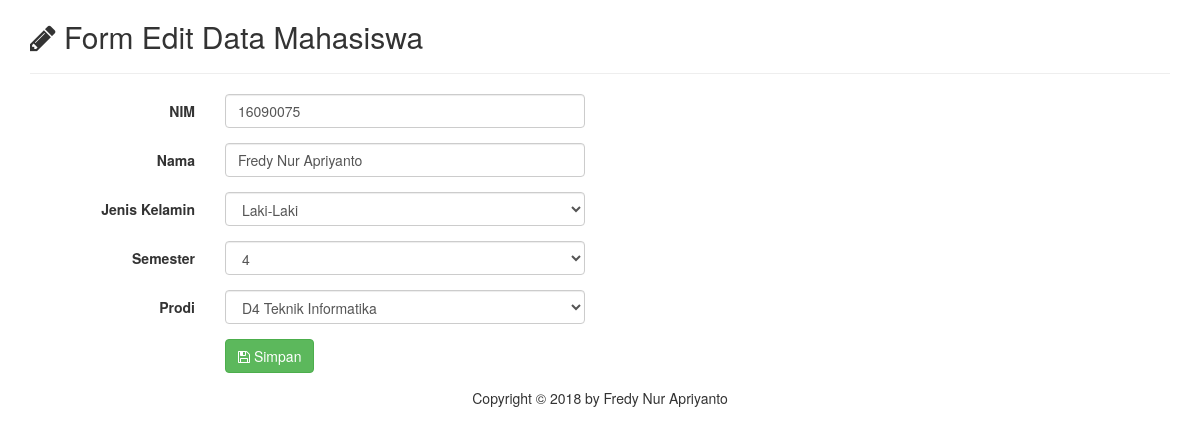
/form-edit.php?nim=16090075, run on the app's committed database.
### tables this page shows
CREATE TABLE `mahasiswa` (
  `nim` varchar(8) NOT NULL,
  `nama` varchar(100) NOT NULL,
  `jenis_kelamin` varchar(9) NOT NULL,
  `semester` int(1) NOT NULL,
  `prodi` varchar(50) NOT NULL
);

### form-edit.php (the view, shortened to what this page needs)
<?php
    if($_GET['nim']!=null){
        $nim = $_GET['nim'];
        $koneksiObj = new Koneksi();
        $koneksi = $koneksiObj->getKoneksi();
        $query = "select * from mahasiswa where nim='$nim'";
        $data = $koneksi->query($query);
    }
?>
<?php
    include_once('template/head.php');
?>
<body>
    <?php
        if($data->num_rows <= 0){
            echo "Data tidak ditemukan";
        } else{
            while($row = $data->fetch_assoc()){
                $nim    = $row['nim'];
                $nama   = $row['nama'];
                $jl     = $row['jenis_kelamin'];
                $smt    = $row['semester'];
                $prodi  = $row['prodi'];
            }
        }
    ?>
    <div class="row">
        <div class="container">
        <h2><i class="fa fa-pencil"></i> Form Edit Data Mahasiswa</h2>
        <hr>
        <form class="form-horizontal" method="post" action="update.php">
            <div class="form-group">
                <label for="nim" class="col-sm-2 control-label">NIM</label>
                <div class="col-sm-4">
                <input type="text" class="form-control" id="nim" name="nim" placeholder="nim" value="<?php echo $nim;?>">
                </div>
            </div>
            <div class="form-group">
                <label for="nama" class="col-sm-2 control-label">Nama</label>
                <div class="col-sm-4">
                <input type="text" class="form-control" id="nama" name="nama" placeholder="Nama" value="<?php echo $nama;?>">
                </div>
            </div>
            <div class="form-group">
                <label for="jl" class="col-sm-2 control-label">Jenis Kelamin</label>
                <div class="col-sm-4">
                <select name="jl" class="form-control">
                    <option value="Laki-Laki" <?php echo $jl=='Laki-Laki'? 'selected':''; ?>>Laki-Laki</option>
                </select>
                </div>
            </div>
            <div class="form-group">
                <label for="smt" class="col-sm-2 control-label">Semester</label>
                <div class="col-sm-4">
                    <select name="smt" class="form-control">
                        <?php
                            for($i=1;$i<=8;$i++){ ?>
                                <option value="<?php echo $i;?>" <?php echo $smt==$i ? 'selected':'';?>><?php echo $i;?></option>
                        <?php  } ?>
                    </select>
                </div>
            </div>
            <div class="form-group">
                <label for="prodi" class="col-sm-2 control-label">Prodi</label>
                <div class="col-sm-4">
                    <select name="prodi" class="form-control">
                        <option value="D4 Teknik Informatika" <?php echo $prodi=='D4 Teknik Informatika' ? 'selected':'';?>>D4 Teknik Informatika</option>
                    </select>
                </div>
            </div>
            <div class="form-group">
                <div class="col-sm-offset-2 col-sm-4">
                <button type="submit" class="btn btn-success"><i class="fa fa-save"></i> Simpan</button>
                </div>
            </div>
            </form>
        </div>
    </div>
    <footer>
        <p class="text-center">Copyright &copy; 2018 by Fredy Nur Apriyanto</p>
    </footer>
</body>
</html>

### data on the page
mahasiswa: nim "16090075", nama "Fredy Nur Apriyanto", jl "Laki-Laki", smt "4", prodi "D4 Teknik Informatika"
